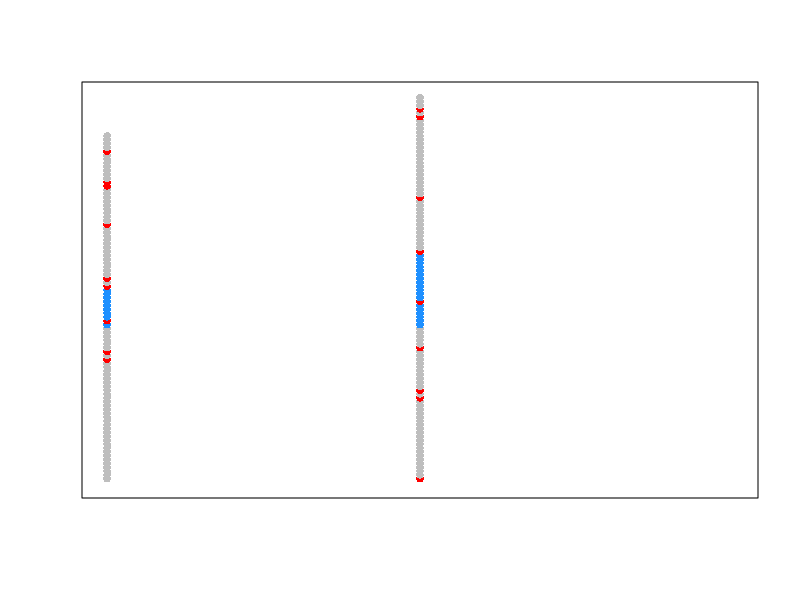
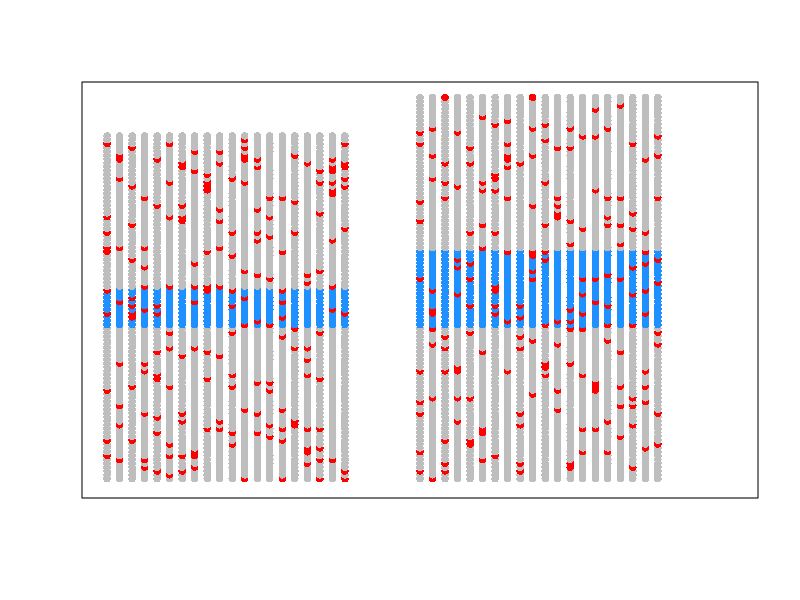
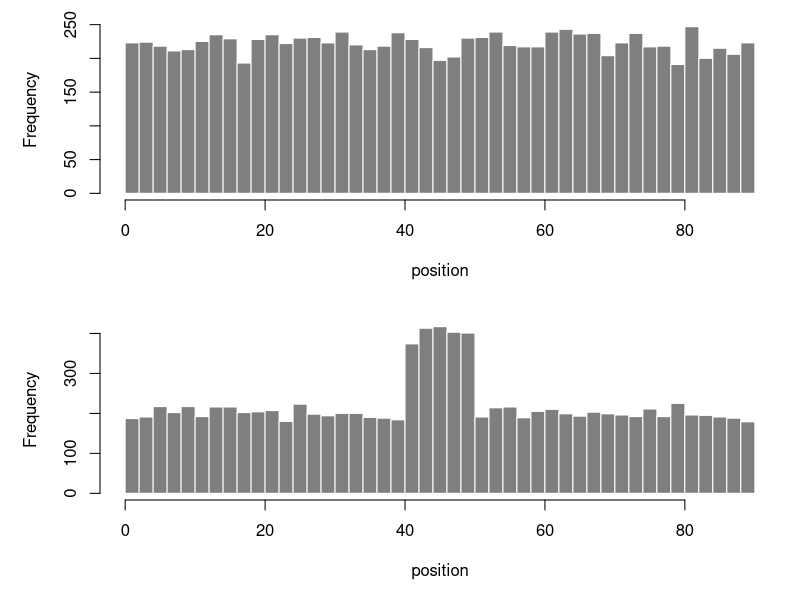
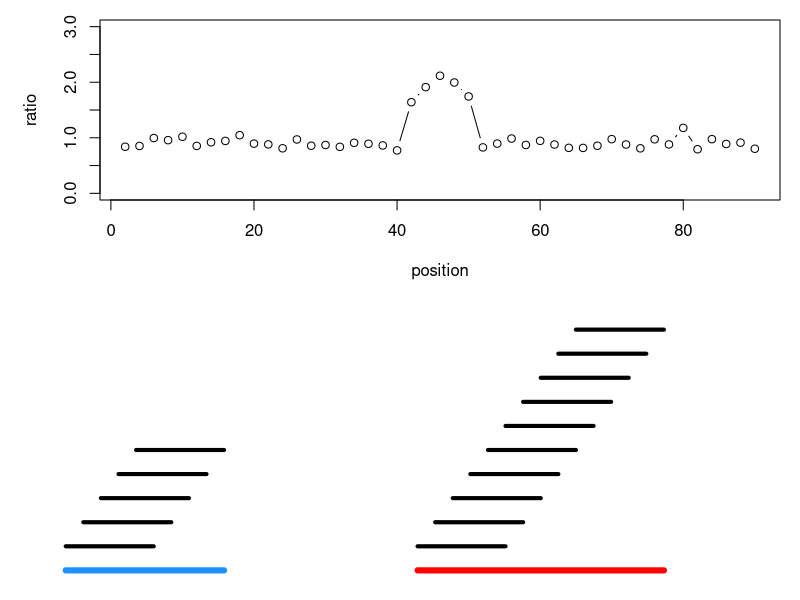

R code for these plots, in order:
## ---- chunk 1
plotCov <- function(t=30,m=10,plt=TRUE) {
  coverage1 <- c()
  coverage2 <- c()
  n <- 90
  copy1 <- 41:50
  copy2 <- 41:60
  seq1 <- seq_len(n)
  seq2 <- c(1:40, copy1, copy1, 51:90)
  if (plt) plot(0,0,xlab="",ylab="",xaxt="n",yaxt="n",ylim=c(0,n+10),xlim=c(0,1),type="n")
  for (i in 0:(t-1)) {
    x1 <- sample(seq1,m,TRUE)
    x2 <- sample(seq2,m,TRUE)
    xx2 <- sample(seq_len(n + 10),m,TRUE)
    col1 <- ifelse(seq1 %in% x1,"red",ifelse(seq1 %in% copy1,"dodgerblue","grey"))
    col2 <- ifelse(seq_len(n+10) %in% xx2,"red",ifelse(seq_len(n+10) %in% copy2,"dodgerblue","grey"))
    if (plt) points(rep(i/(t*2+10),n), seq_along(seq1), col=col1, pch=16)
    if (plt) points(rep((t+i+5)/(t*2+10),n+10), seq_along(seq2), col=col2, pch=16)
    coverage1 <- c(coverage1, x1)
    coverage2 <- c(coverage2, x2)
  }
  cbind(coverage1, coverage2)
}
coverage <- plotCov(t=1)
## ---- chunk 2
coverage <- plotCov(20)
## ---- chunk 3
coverage <- plotCov(1000, plt=FALSE)
par(mfrow=c(2,1),mar=c(5,5,1,1))
h1 <- hist(coverage[,1],col="grey50",border="white",xlab="position",main="",breaks=45)
h2 <- hist(coverage[,2],col="grey50",border="white",xlab="position",main="",breaks=45)
## ---- chunk 4
plot(h1$breaks[-1],h2$counts/h1$counts,xlab="position",ylab="ratio",type="b",ylim=c(0,3))
## ---- chunk 5
x <- 40
y <- 10
par(mar=c(1,1,1,1))
plot(0,0,xlab="",ylab="",xaxt="n",yaxt="n",xlim=c(0,1),ylim=c(0,1),type="n",bty="n")
segments(1:5/x, 1:5/y, 6:10/x, 1:5/y, lwd=4)
segments(21:30/x, 1:10/y, 26:35/x, 1:10/y, lwd=4)
segments(1/x,0,10/x,0,lwd=6,col="dodgerblue")
segments(21/x,0,35/x,0,lwd=6,col="red")
